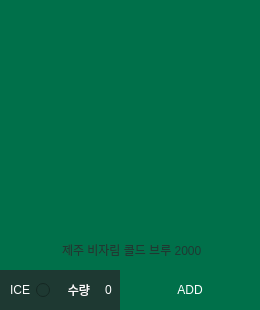
         <widget class="QFrame" name="frame_1_7">
          <property name="geometry">
           <rect>
            <x>20</x>
            <y>720</y>
            <width>260</width>
            <height>310</height>
           </rect>
          </property>
          <property name="frameShape">
           <enum>QFrame::NoFrame</enum>
          </property>
          <property name="frameShadow">
           <enum>QFrame::Raised</enum>
          </property>
          <widget class="QRadioButton" name="radioButton_1_7">
           <property name="geometry">
            <rect>
             <x>0</x>
             <y>270</y>
             <width>50</width>
             <height>40</height>
            </rect>
           </property>
           <property name="focusPolicy">
            <enum>Qt::NoFocus</enum>
           </property>
           <property name="layoutDirection">
            <enum>Qt::RightToLeft</enum>
           </property>
           <property name="styleSheet">
            <string notr="true">background-color: rgb(30, 57, 50);
color: rgb(255, 255, 255);</string>
           </property>
           <property name="text">
            <string>ICE</string>
           </property>
           <property name="checked">
            <bool>false</bool>
           </property>
           <property name="autoRepeat">
            <bool>false</bool>
           </property>
           <property name="autoExclusive">
            <bool>false</bool>
           </property>
          </widget>
          <widget class="QLabel" name="label_1_7">
           <property name="geometry">
            <rect>
             <x>50</x>
             <y>270</y>
             <width>40</width>
             <height>40</height>
            </rect>
           </property>
           <property name="styleSheet">
            <string notr="true">background-color: rgb(30, 57, 50);
color: rgb(255, 255, 255);
font: 75 9pt &quot;맑은 고딕&quot;;</string>
           </property>
           <property name="text">
            <string>수량</string>
           </property>
           <property name="alignment">
            <set>Qt::AlignRight|Qt::AlignTrailing|Qt::AlignVCenter</set>
           </property>
          </widget>
          <widget class="QLabel" name="label_image_1_7">
           <property name="geometry">
            <rect>
             <x>0</x>
             <y>0</y>
             <width>260</width>
             <height>270</height>
            </rect>
           </property>
           <property name="styleSheet">
            <string notr="true">background-color: rgb(0, 112, 74);</string>
           </property>
           <property name="text">
            <string/>
           </property>
          </widget>
          <widget class="QSpinBox" name="spinBox_1_7">
           <property name="geometry">
            <rect>
             <x>90</x>
             <y>270</y>
             <width>50</width>
             <height>40</height>
            </rect>
           </property>
           <property name="focusPolicy">
            <enum>Qt::WheelFocus</enum>
           </property>
           <property name="styleSheet">
            <string notr="true">background-color: rgb(30, 57, 50);
color: rgb(255, 255, 255);</string>
           </property>
           <property name="frame">
            <bool>false</bool>
           </property>
           <property name="alignment">
            <set>Qt::AlignCenter</set>
           </property>
          </widget>
          <widget class="QPushButton" name="pushButton_1_7">
           <property name="geometry">
            <rect>
             <x>120</x>
             <y>270</y>
             <width>140</width>
             <height>40</height>
            </rect>
           </property>
           <property name="focusPolicy">
            <enum>Qt::StrongFocus</enum>
           </property>
           <property name="styleSheet">
            <string notr="true">QPushButton{
	font: 9pt &quot;맑은 고딕&quot;;
	color: rgb(255, 255, 255);
	background-color: rgb(0, 112, 74);
	border: 0px;
}
QPushButton:hover{
	color: rgb(0, 0, 0);
	background-color: rgb(0, 255, 166);
}</string>
           </property>
           <property name="text">
            <string>ADD</string>
           </property>
          </widget>
          <widget class="QLabel" name="label_p_1_7">
           <property name="geometry">
            <rect>
             <x>0</x>
             <y>230</y>
             <width>260</width>
             <height>40</height>
            </rect>
           </property>
           <property name="styleSheet">
            <string notr="true">color: rgb(30, 57, 50);
font: 75 9pt &quot;맑은 고딕&quot;;</string>
           </property>
           <property name="text">
            <string> 제주 비자림 콜드 브루 2000</string>
           </property>
           <property name="alignment">
            <set>Qt::AlignCenter</set>
           </property>
          </widget>
         </widget>
